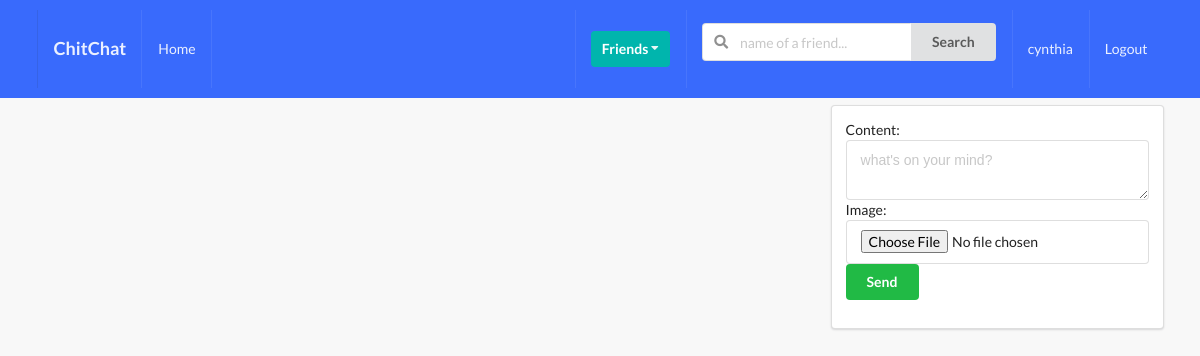
Page /posts/ (signed in) on the earlier database version.
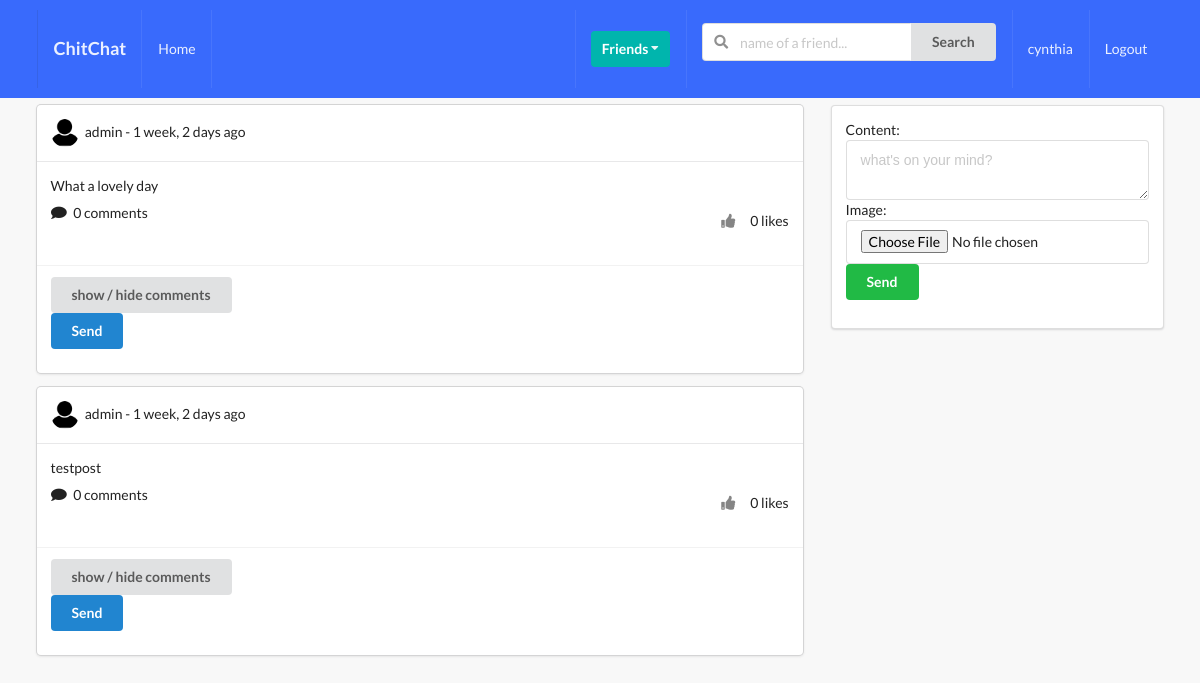
Same page on the later database version.
### posts/models.py (models this page shows, shortened)
class Post(models.Model):
    content = models.TextField()
    image = models.ImageField(upload_to='posts', validators=[FileExtensionValidator(['png', 'jpg', 'jpeg'])], blank=True)
    liked = models.ManyToManyField(Profile, blank=True, related_name='likes')
    updated = models.DateTimeField(auto_now=True)
    created = models.DateTimeField(auto_now_add=True)
    author = models.ForeignKey(Profile, on_delete=models.CASCADE, related_name='posts')
    def num_likes(self):
        return self.liked.all().count()
    def num_comments(self):
        return self.comment_set.all().count()
    class Meta:
        ordering = ('-created',)

### profiles/models.py (models this page shows, shortened)
class Profile(models.Model):
    first_name = models.CharField(max_length=200, blank=True)
    last_name = models.CharField(max_length=200, blank=True)
    user = models.OneToOneField(User, on_delete=models.CASCADE)
    bio = models.TextField(default="no bio...", max_length=300, verbose_name='bio')
    DOB = models.DateField(verbose_name='Date of Birth', blank=True, null=True)
    email = models.EmailField(max_length=200, blank=True, verbose_name='email')
    address = models.CharField(max_length=300, blank=True, verbose_name='address')
    phone_number = models.CharField(max_length=15, blank=True, verbose_name='phone number')
    country = models.CharField(max_length=200, blank=True)
    avatar = models.ImageField(default='avatar.png', upload_to='avatars/')
    friends = models.ManyToManyField(User, blank=True, related_name='friends')
    slug = models.SlugField(unique=True, blank=True)
    updated = models.DateTimeField(auto_now=True)
    created = models.DateTimeField(auto_now_add=True)

### posts/views.py (the view, shortened to what this page needs)
# urls.py: path('', post_comment_create_and_list_view, name='main_post_view'),
def post_comment_create_and_list_view(request):
    query_set = Post.objects.all()
    profile = Profile.objects.get(user=request.user)
    post_form = PostModelForm()
    comment_form = CommentModelForm()
    post_added = False
    context = {
        'query_set': query_set,
        'profile': profile,
        'post_form': post_form,
        'comment_form': comment_form,
        'post_added': post_added,
    }
    return render(request, 'posts/main.html', context)

### posts/forms.py
class PostModelForm(forms.ModelForm):
    content = forms.CharField(widget=forms.Textarea(attrs={'rows': 2, 'placeholder': 'what\'s on your mind?'}))
    class Meta:
        model = Post
        fields = ('content', 'image')

class CommentModelForm(forms.ModelForm):
    body = forms.CharField(label='',
                           widget=forms.TextInput(attrs={'placeholder': 'what do you think?'}))
    class Meta:
        model = Comment
        fields = ('body',)

### posts/templates/posts/main.html (shortened to what this page needs)
{% extends 'base.html' %}
{% block content %}
<div class="ui grid">
    <div class="eleven wide column">
        {% for obj in query_set %}
        <div class="ui fluid card">
            <div class="content">
                <div class="right floated meta">
                <div class="ui grid">
                    <div class="row">
                    </div>
                </div>
                </div>
                <img class="ui avatar image" src={{obj.author.avatar.url}}>
                {{ obj.author.user }} - {{ obj.created|timesince}} ago
            </div>
            <div class="content">
                <p> {{ obj.content }} </p>
                <div class="right floated">
                    <form action="{% url 'posts:like_post_view' %}" method="POST">
                        {% if profile not in obj.liked.all %}
                            <button type="submit" class="ui bwhite-sm button"><i class="thumbs up icon"></i>
                            </button>
                            <span> {{obj.num_likes}} likes</span>
                        {% else %}
                            <button type="submit" class="ui bwhite-sm button"><i class="thumbs down icon"></i>
                            </button>
                            <span> {{obj.num_likes}} likes</span>
                        {% endif %}
                    </form>
                </div>
                <i class="comment icon"></i>
                <span> {{ obj.num_comments }} comments</span>
            </div>
            <div class="extra content">
                <button class="cmt_btn ui button mb-5">show / hide comments</button>
                <form action="" method="POST"class='ui fluid form'>
                    <button type="submit" name="submit_comment_form" class="ui primary button mt-5 w-full">Send</button>
                </form>
            </div>
        </div>
        {% endfor %}
    </div>
    <div class="five wide column">
        <div class="ui segment">
            <form action="" method="POST" class='ui form' enctype="multipart/form-data">
                {{post_form}}
                <button type='submit' name="submit_post_form" class="ui positive button w-full mt-5">Send</button>
            </form>
        </div>
    </div>
</div>
{% endblock content %}

### templates/base.html (shortened to what this page needs)
{% load static %}
<html lang="en">
  <head>
    <link rel="stylesheet" type="text/css" href="{% static 'style.css' %}"/>
    <link rel="stylesheet" type='text/css' href="https://cdnjs.cloudflare.com/ajax/libs/semantic-ui/2.2.14/semantic.min.css">
  </head>
  <body>
  {% include 'profile/navbar.html'%}
    <div class="ui container">
      {% block content %}
      {% endblock content %}
    </div>
  </body>
</html>

### templates/profile/navbar.html (shortened to what this page needs)
<div class="ui inverted menu nav mb-7">
  <div class="ui container">
    <a href="" class="item">
        <h3>ChitChat</h3>
    </a>
    {% if request.user.is_authenticated %}
    <a href="" class="item">
        Home
    </a>
    {% endif %}
    <div class="right menu">
        {% if request.user.is_authenticated %}
        <div class="item">
            <div class="ui floating dropdown icon button teal"> Friends
                <i class="dropdown icon"></i>
             </div>
        </div>
             <div class="item">
              <form action="" method="GET">
                <div class="ui action left icon input">
                <input class="prompt" type="text" name='q' placeholder="name of a friend...">
                <button type='submit' class="ui button">Search</button>
                </div>
            </form>
            </div>
            <a href="" class="item">
                 {{ request.user }}
            </a>
            <a href="" class="ui item">
                Logout
            </a>
        {% else %}
        <a href="" class="ui item">
                Login
            </a>
        {% endif %}
    </div>
  </div>
</div>

### static_project/style.css (style rules this page uses)
body { background-color: #f8f8f8 !important; }
.nav { border-radius:0px !important; padding: 10px 0 ; background-color: #396afc !important; }
.mb-7 { margin-bottom: 7px !important ; }
.bwhite-sm { background-color: transparent !important; width: 10px !important; }

### templates/base.html (style rules this page uses)
.bwhite-sm { background-color: transparent !important; width: 10px !important; }

Differences in the rows shown:
added Post: author.avatar (placeholder picture), author.user "admin", created "1 week, 2 days", content "What a lovely day", num_likes "0", num_comments "0"
added Post: author.avatar (placeholder picture), author.user "admin", created "1 week, 2 days", content "testpost", num_likes "0", num_comments "0"
